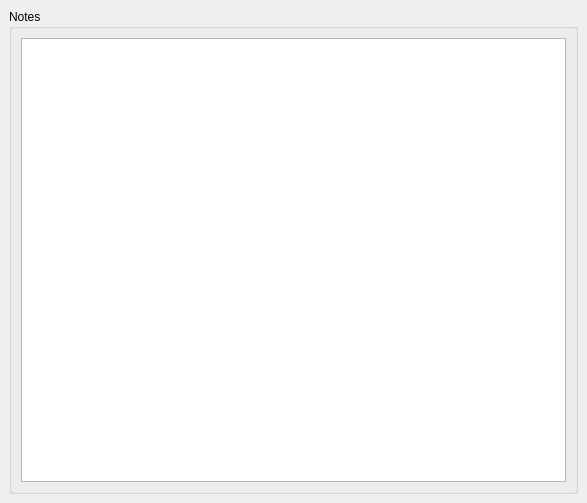
<?xml version="1.0" encoding="UTF-8"?>
<ui version="4.0">
 <class>NotesDialog</class>
 <widget class="QDialog" name="NotesDialog">
  <property name="geometry">
   <rect>
    <x>0</x>
    <y>0</y>
    <width>587</width>
    <height>503</height>
   </rect>
  </property>
  <property name="windowTitle">
   <string>Notes</string>
  </property>
  <layout class="QGridLayout">
   <property name="margin">
    <number>9</number>
   </property>
   <property name="spacing">
    <number>6</number>
   </property>
   <item row="4" column="0" colspan="2">
    <widget class="QGroupBox" name="groupBox">
     <property name="title">
      <string>Notes</string>
     </property>
     <layout class="QGridLayout">
      <property name="margin">
       <number>9</number>
      </property>
      <property name="spacing">
       <number>6</number>
      </property>
      <item row="1" column="0">
       <widget class="QTableView" name="notesView">
        <property name="editTriggers">
         <set>QAbstractItemView::NoEditTriggers</set>
        </property>
        <property name="alternatingRowColors">
         <bool>true</bool>
        </property>
        <property name="textElideMode">
         <enum>Qt::ElideNone</enum>
        </property>
        <property name="gridStyle">
         <enum>Qt::NoPen</enum>
        </property>
        <property name="sortingEnabled">
         <bool>true</bool>
        </property>
       </widget>
      </item>
     </layout>
    </widget>
   </item>
  </layout>
 </widget>
 <resources/>
 <connections/>
</ui>
